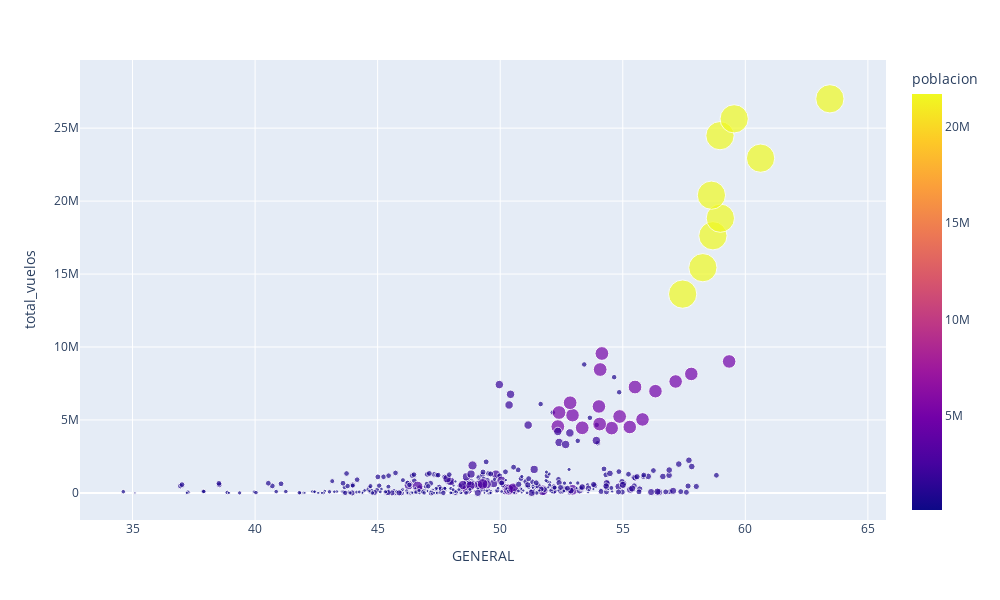

The notebook cell this image was saved under:
### Markdown cell above
### Scatter plot

### Code cell
#Saco un total de vuelos por ciudad por año

fig = px.scatter(df_group, x='GENERAL', y="total_vuelos", color=df_group["poblacion"], hover_data=['anio','Ciudad'], size=df_group['poblacion']/1000000,width=1000, height=600)
fig

### Figure 1 — Plotly figure (JSON) as saved in the notebook; plotly's stock layout.template omitted (floating-point values rounded to 4 significant figures; data arrays with more than 128 entries replaced by an {"elided": "..."} marker saying what was removed)
{"data": [{"customdata": {"elided": "453x2 mixed values"}, "hovertemplate": "GENERAL=%{x}<br>total_vuelos=%{y}<br>size=%{marker.size}<br>anio=%{customdata[0]}<br>Ciudad=%{customdata[1]}<br>poblacion=%{marker.color}<extra></extra>", "legendgroup": "", "marker": {"color": {"elided": "453 int values"}, "coloraxis": "coloraxis", "size": {"elided": "453 float values"}, "sizemode": "area", "sizeref": 0.05424, "symbol": "circle"}, "mode": "markers", "name": "", "orientation": "v", "showlegend": false, "type": "scatter", "x": {"elided": "453 float values"}, "xaxis": "x", "y": {"elided": "453 int values"}, "yaxis": "y"}], "layout": {"coloraxis": {"colorbar": {"title": {"text": "poblacion"}}, "colorscale": [[0, "#0d0887"], [0.1111, "#46039f"], [0.2222, "#7201a8"], [0.3333, "#9c179e"], [0.4444, "#bd3786"], [0.5556, "#d8576b"], [0.6667, "#ed7953"], [0.7778, "#fb9f3a"], [0.8889, "#fdca26"], [1, "#f0f921"]]}, "height": 600, "legend": {"itemsizing": "constant", "tracegroupgap": 0}, "margin": {"t": 60}, "width": 1000, "xaxis": {"anchor": "y", "domain": [0, 1], "title": {"text": "GENERAL"}}, "yaxis": {"anchor": "x", "domain": [0, 1], "title": {"text": "total_vuelos"}}}}
